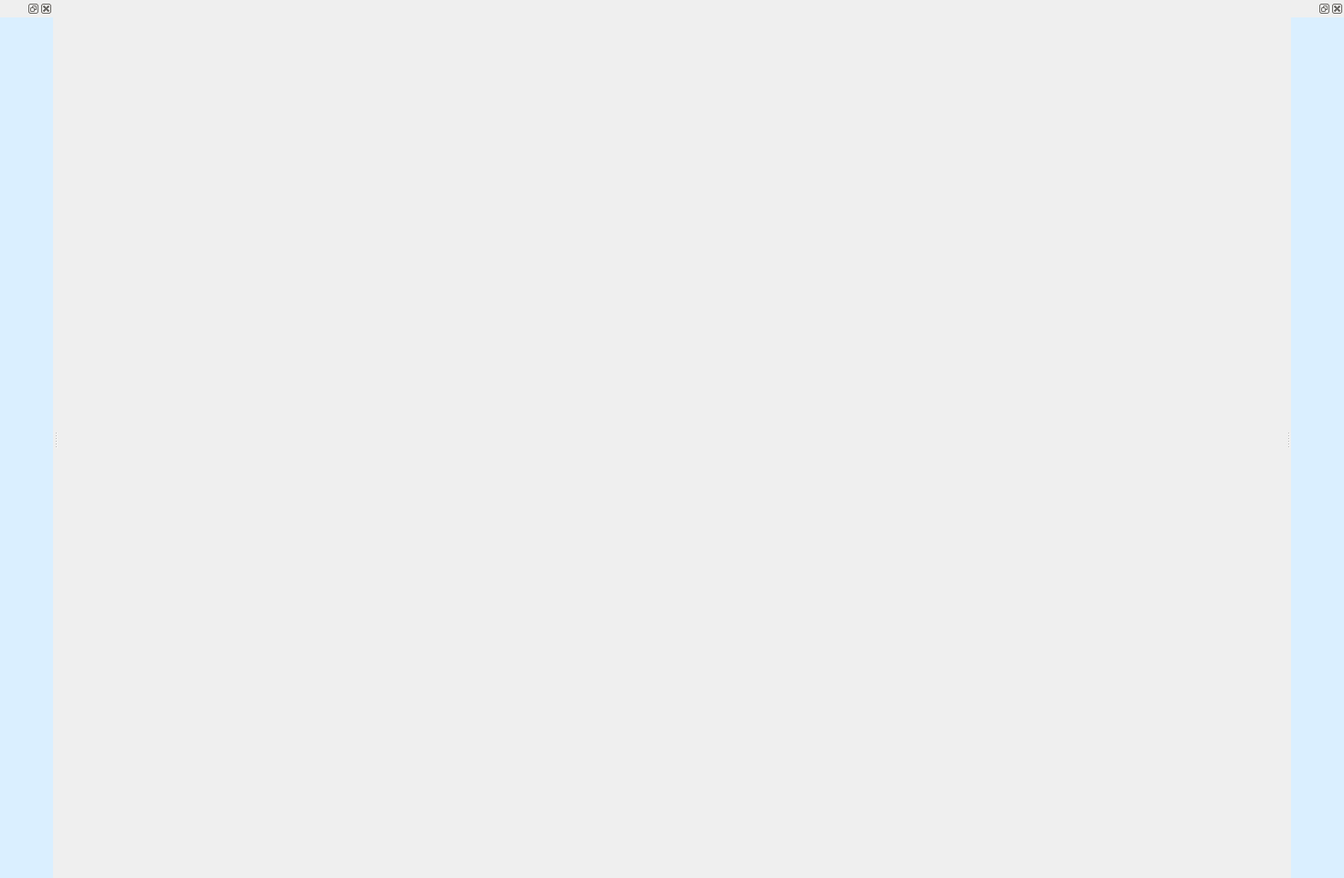
<?xml version="1.0" encoding="UTF-8"?>
<ui version="4.0">
 <class>WorkWidget</class>
 <widget class="QMainWindow" name="WorkWidget">
  <property name="geometry">
   <rect>
    <x>0</x>
    <y>0</y>
    <width>1470</width>
    <height>960</height>
   </rect>
  </property>
  <property name="windowTitle">
   <string>MainWindow</string>
  </property>
  <widget class="QWidget" name="centralwidget">
   <widget class="QLabel" name="ModelLab">
    <property name="geometry">
     <rect>
      <x>-30</x>
      <y>-50</y>
      <width>1117</width>
      <height>802</height>
     </rect>
    </property>
    <property name="styleSheet">
     <string notr="true">image: url(:/image/2.png);</string>
    </property>
    <property name="text">
     <string/>
    </property>
    <property name="scaledContents">
     <bool>false</bool>
    </property>
   </widget>
  </widget>
  <widget class="QDockWidget" name="dockWidget">
   <property name="styleSheet">
    <string notr="true">background-color: #DAEFFF</string>
   </property>
   <attribute name="dockWidgetArea">
    <number>1</number>
   </attribute>
   <widget class="QWidget" name="dockWidgetContents">
    <widget class="GaugePanel" name="gaugepanel" native="true">
     <property name="geometry">
      <rect>
       <x>20</x>
       <y>50</y>
       <width>151</width>
       <height>141</height>
      </rect>
     </property>
    </widget>
    <widget class="GaugePanel" name="gaugepanel_2" native="true">
     <property name="geometry">
      <rect>
       <x>20</x>
       <y>290</y>
       <width>151</width>
       <height>141</height>
      </rect>
     </property>
    </widget>
    <widget class="GaugePanel" name="gaugepanel_3" native="true">
     <property name="geometry">
      <rect>
       <x>20</x>
       <y>520</y>
       <width>151</width>
       <height>141</height>
      </rect>
     </property>
    </widget>
   </widget>
  </widget>
  <widget class="QDockWidget" name="dockWidget_2">
   <property name="styleSheet">
    <string notr="true">background-color: #DAEFFF</string>
   </property>
   <attribute name="dockWidgetArea">
    <number>2</number>
   </attribute>
   <widget class="QWidget" name="dockWidgetContents_2">
    <widget class="GaugePanel" name="gaugepanel_4" native="true">
     <property name="geometry">
      <rect>
       <x>10</x>
       <y>300</y>
       <width>151</width>
       <height>141</height>
      </rect>
     </property>
    </widget>
    <widget class="GaugePanel" name="gaugepanel_5" native="true">
     <property name="geometry">
      <rect>
       <x>10</x>
       <y>540</y>
       <width>151</width>
       <height>141</height>
      </rect>
     </property>
    </widget>
    <widget class="GaugePanel" name="gaugepanel_6" native="true">
     <property name="geometry">
      <rect>
       <x>10</x>
       <y>60</y>
       <width>151</width>
       <height>141</height>
      </rect>
     </property>
    </widget>
   </widget>
  </widget>
 </widget>
 <customwidgets>
  <customwidget>
   <class>GaugePanel</class>
   <extends>QWidget</extends>
   <header>gaugepanel.h</header>
   <container>1</container>
  </customwidget>
 </customwidgets>
 <resources/>
 <connections/>
</ui>
